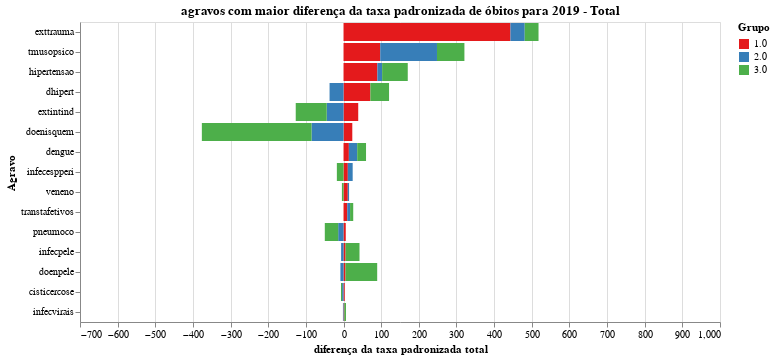

Notebook cell for this chart:
### Code cell
chart = plot_grafico_dif2(pop_19, pop_r,
                         'taxa_obitos_esp_total', 
                         "agravos com maior diferença da taxa padronizada de óbitos para 2019 - Total",
                        "diferença da taxa padronizada total")


#chart.save('tx_pad_t.svg')
chart

### Figure 1 — Vega-Lite specification as saved in the notebook (floating-point values rounded to 4 significant figures)
{"config": {"view": {"continuousWidth": 400, "continuousHeight": 300}, "range": {"category": {"scheme": "set1"}}}, "data": {"name": "data-0dc29fd0ab30ccf4742fca9cda966c49"}, "mark": "bar", "encoding": {"color": {"type": "nominal", "field": "grupo", "title": "Grupo"}, "order": {"type": "nominal", "field": "grupo", "sort": "ascending"}, "tooltip": {"type": "quantitative", "field": "taxa"}, "x": {"type": "quantitative", "field": "taxa", "scale": {"domain": [-700, 1000]}, "title": "diferença da taxa padronizada total"}, "y": {"type": "nominal", "field": "agravo", "sort": null, "title": "Agravo"}}, "title": "agravos com maior diferença da taxa padronizada de óbitos para 2019 - Total", "width": 640, "$schema": "https://vega.github.io/schema/vega-lite/v4.8.1.json", "datasets": {"data-0dc29fd0ab30ccf4742fca9cda966c49": [{"agravo": "exttrauma", "grupo": "1.0", "taxa": 443.3}, {"agravo": "exttrauma", "grupo": "2.0", "taxa": 37.99}, {"agravo": "exttrauma", "grupo": "3.0", "taxa": 36.64}, {"agravo": "tmusopsico", "grupo": "1.0", "taxa": 97.51}, {"agravo": "tmusopsico", "grupo": "2.0", "taxa": 150.7}, {"agravo": "tmusopsico", "grupo": "3.0", "taxa": 72.86}, {"agravo": "hipertensao", "grupo": "1.0", "taxa": 89.92}, {"agravo": "hipertensao", "grupo": "2.0", "taxa": 12.57}, {"agravo": "hipertensao", "grupo": "3.0", "taxa": 68.13}, {"agravo": "dhipert", "grupo": "1.0", "taxa": 71.34}, {"agravo": "dhipert", "grupo": "2.0", "taxa": -37.09}, {"agravo": "dhipert", "grupo": "3.0", "taxa": 49.58}, {"agravo": "extintind", "grupo": "1.0", "taxa": 39.05}, {"agravo": "extintind", "grupo": "2.0", "taxa": -44.61}, {"agravo": "extintind", "grupo": "3.0", "taxa": -82.36}, {"agravo": "doenisquem", "grupo": "1.0", "taxa": 23.29}, {"agravo": "doenisquem", "grupo": "2.0", "taxa": -84.93}, {"agravo": "doenisquem", "grupo": "3.0", "taxa": -291.4}, {"agravo": "dengue", "grupo": "1.0", "taxa": 14.19}, {"agravo": "dengue", "grupo": "2.0", "taxa": 22.15}, {"agravo": "dengue", "grupo": "3.0", "taxa": 23.43}, {"agravo": "infecespperi", "grupo": "1.0", "taxa": 11.39}, {"agravo": "infecespperi", "grupo": "2.0", "taxa": 12.9}, {"agravo": "infecespperi", "grupo": "3.0", "taxa": -17.72}, {"agravo": "veneno", "grupo": "1.0", "taxa": 11.28}, {"agravo": "veneno", "grupo": "2.0", "taxa": 3.453}, {"agravo": "veneno", "grupo": "3.0", "taxa": -4.318}, {"agravo": "transtafetivos", "grupo": "1.0", "taxa": 9.893}, {"agravo": "transtafetivos", "grupo": "2.0", "taxa": 7.482}, {"agravo": "transtafetivos", "grupo": "3.0", "taxa": 8.371}, {"agravo": "pneumoco", "grupo": "1.0", "taxa": 5.912}, {"agravo": "pneumoco", "grupo": "2.0", "taxa": -14.18}, {"agravo": "pneumoco", "grupo": "3.0", "taxa": -35.58}, {"agravo": "infecpele", "grupo": "1.0", "taxa": 5.369}, {"agravo": "infecpele", "grupo": "2.0", "taxa": -6.423}, {"agravo": "infecpele", "grupo": "3.0", "taxa": 37.06}, {"agravo": "doenpele", "grupo": "1.0", "taxa": 5.13}, {"agravo": "doenpele", "grupo": "2.0", "taxa": -8.274}, {"agravo": "doenpele", "grupo": "3.0", "taxa": 84.29}, {"agravo": "cisticercose", "grupo": "1.0", "taxa": 3.192}, {"agravo": "cisticercose", "grupo": "2.0", "taxa": -3.795}, {"agravo": "cisticercose", "grupo": "3.0", "taxa": -3.004}, {"agravo": "infecvirais", "grupo": "1.0", "taxa": 2.231}, {"agravo": "infecvirais", "grupo": "2.0", "taxa": -1.56}, {"agravo": "infecvirais", "grupo": "3.0", "taxa": 4.264}]}}
